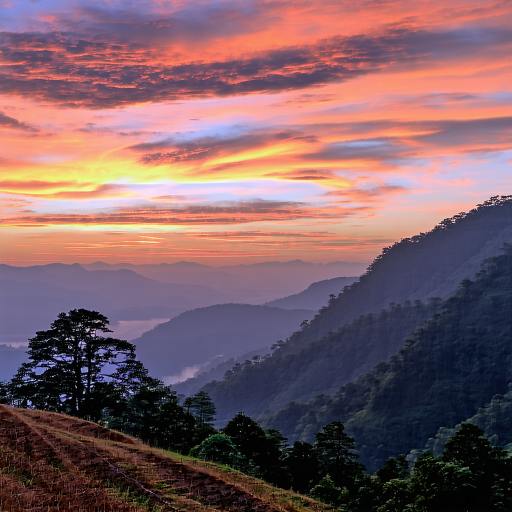
#> input picture AI-Vision-Assistant-with-Chainlink/saved_art/ai_art_20250608_125444.png, 1024 x 1024 px (shown at 1/2 size)
$ python -i art_generation.py   (imports and definitions only)
#> lines starting #> are read from the running program, lines starting #| are printed output that depends on the picture
#> further down, picture is the input picture: shape (1024, 1024, 3); mean B, G, R 100.7, 94.9, 126
import cv2
import numpy as np
import requests
import io
import os
from datetime import datetime
from PIL import Image as PILImage
from tkinter import Toplevel, Button, Frame, Label
from constants import STABILITY_KEY

class ArtGenerator:
    def __init__(self, message_callback=None, display_callback=None):
        self.message_callback = message_callback or print
        self.display_callback = display_callback or (lambda image, filename: None)

    # [22 lines left out: function pencil_sketch, not called in this run]

    def pixel_art(self, face_img, pixel_size=16, palette=16):
        """Generate pixel art from face image"""
#> called with pixel_size = 16, palette = 16
        try:
            small = cv2.resize(face_img, (pixel_size, pixel_size), interpolation=cv2.INTER_LINEAR)
            pixel_art = cv2.resize(small, (400, 400), interpolation=cv2.INTER_NEAREST)
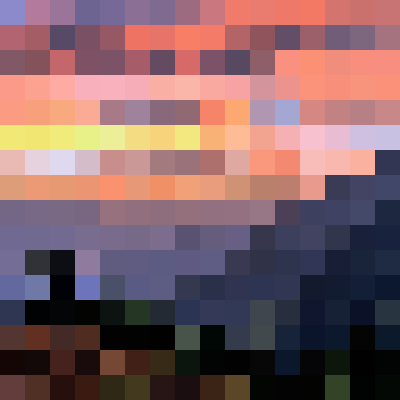
#> pixel_art: shape (400, 400, 3); mean of channels 0, 1, 2 100, 96.4, 129; drawn as B, G, R
            pil_img = PILImage.fromarray(cv2.cvtColor(pixel_art, cv2.COLOR_BGR2RGB))
            pil_img = pil_img.convert("P", palette=PILImage.ADAPTIVE, colors=palette)
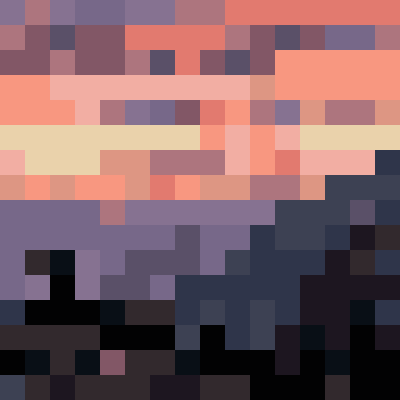
#> pil_img: PIL image 400x400 P; mean R, G, B 127.7, 94.9, 99.3
            return cv2.cvtColor(np.array(pil_img.convert("RGB")), cv2.COLOR_RGB2BGR)
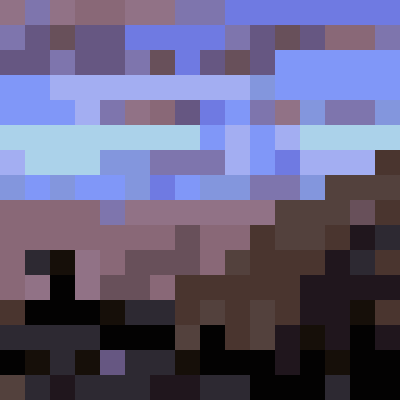
#> returned value: shape (400, 400, 3); mean R, G, B 99.3, 94.9, 127.7
        except Exception as e:
            self.message_callback(f"❌ Pixel art error: {str(e)}")
            return None

    # [100 lines left out: functions generate_ai_art, display_ai_art_window, save_ai_art, not called in this run]

>>> import cv2
>>> picture = cv2.imread('../saved_art/ai_art_20250608_125444.png')
>>> result = ArtGenerator().pixel_art(picture)

$ run again, on AI-Vision-Assistant-with-Chainlink/saved_art/ai_art_20250608_130410.png
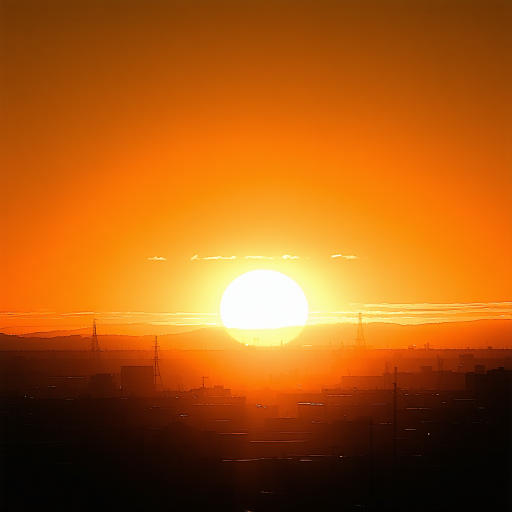
#> input picture AI-Vision-Assistant-with-Chainlink/saved_art/ai_art_20250608_130410.png, 1024 x 1024 px (shown at 1/2 size)
#> picture is the input picture: shape (1024, 1024, 3); mean B, G, R 18.8, 89.9, 168.1
#> in pixel_art, `pil_img = pil_img.convert("P", palette=PILImage.ADAPTIVE, colors=palet..`:
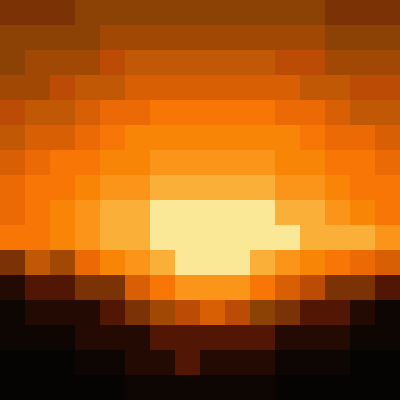
#> pil_img: PIL image 400x400 P; mean R, G, B 167.3, 89, 17
#> in pixel_art, `return cv2.cvtColor(np.array(pil_img.convert("RGB")), cv2.COLOR_RGB2BGR)`:
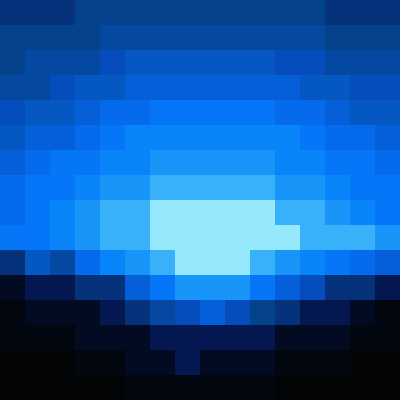
#> returned value: shape (400, 400, 3); mean R, G, B 17, 89, 167.3

$ run again, on AI-Vision-Assistant-with-Chainlink/saved_art/ai_art_20250628_231905.png
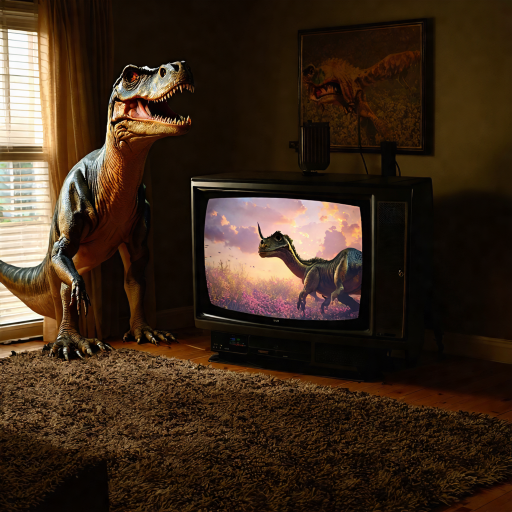
#> input picture AI-Vision-Assistant-with-Chainlink/saved_art/ai_art_20250628_231905.png, 1024 x 1024 px (shown at 1/2 size)
#> picture is the input picture: shape (1024, 1024, 3); mean B, G, R 27.7, 42.7, 60.7
#> in pixel_art, `pil_img = pil_img.convert("P", palette=PILImage.ADAPTIVE, colors=palet..`:
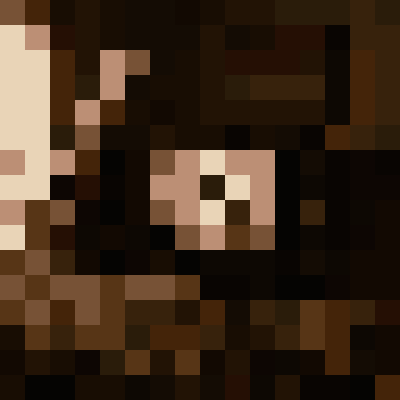
#> pil_img: PIL image 400x400 P; mean R, G, B 61.2, 43, 27.3
#> in pixel_art, `return cv2.cvtColor(np.array(pil_img.convert("RGB")), cv2.COLOR_RGB2BGR)`:
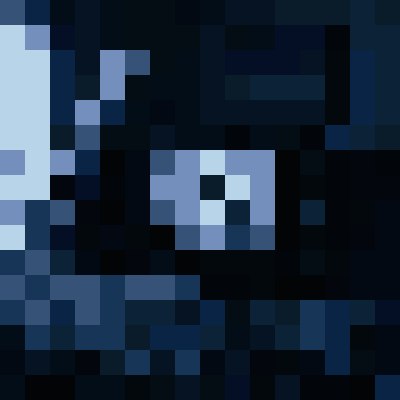
#> returned value: shape (400, 400, 3); mean R, G, B 27.3, 43, 61.2
